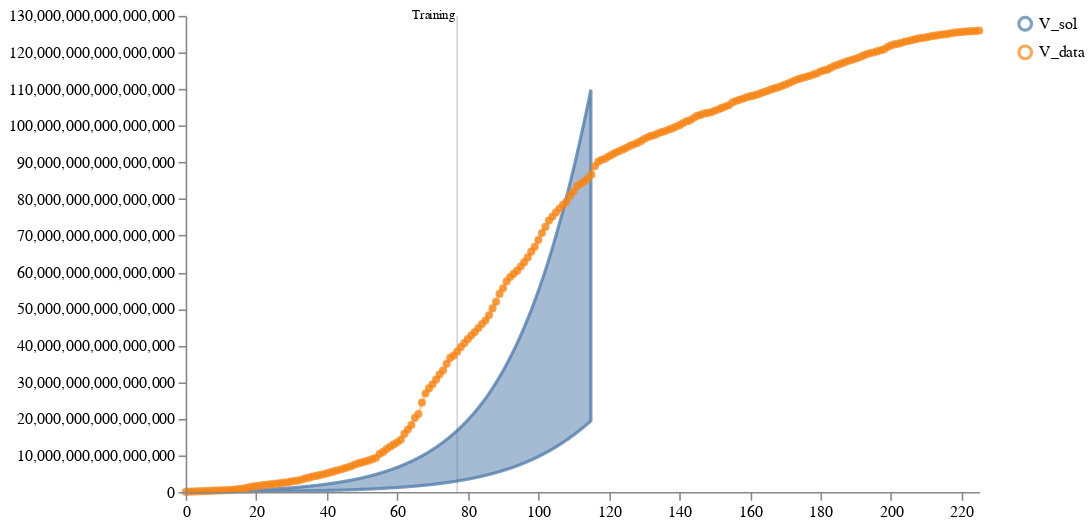

The notebook cell saved with this chart:
### Markdown cell above
## Plot measured viral load data against uncalibrated model viral load

### Code cell
schema = plots.trajectories(pd.DataFrame(prior_samples["data"]), subset="V_sol",
                            markers={"Training": 77},
                            points=data_whole.reset_index(drop=True).rename(columns={"V":"V_data"}))
schema = plots.pad(schema, 5)
plots.ipy_display(schema)

### Figure 1 — Vega specification as saved in the notebook (floating-point values rounded to 4 significant figures; data arrays with more than 128 entries replaced by an {"elided": "..."} marker saying what was removed)
{"$schema": "https://vega.github.io/schema/vega/v5.json", "axes": [{"name": "x_axis", "orient": "bottom", "scale": "xscale", "zindex": 100}, {"name": "y_axis", "orient": "left", "scale": "yscale", "zindex": 100}], "data": [{"name": "distributions", "values": {"elided": "1150 records"}}, {"name": "traces", "transform": [{"expr": "isValid(datum.value)", "type": "filter"}], "values": []}, {"name": "points", "values": {"elided": "226 records"}}, {"name": "markers", "values": [{"label": "Training", "timepoint": 77}]}, {"name": "selected", "on": [{"remove": true, "trigger": "clear"}, {"remove": true, "trigger": "!shift"}, {"insert": "clicked", "trigger": "!shift && clicked"}, {"toggle": "clicked", "trigger": "shift && clicked"}]}], "height": 300, "legends": [{"encode": {"labels": {"interactive": true, "name": "legendLabel", "update": {"opacity": [{"test": "!length(data('selected')) || indata('selected', 'value', datum.value)", "value": 1}, {"value": 0.25}]}}, "symbols": {"interactive": true, "name": "legendSymbol", "update": {"fill": {"value": "transparent"}, "opacity": [{"test": "!length(data('selected')) || indata('selected', 'value', datum.value)", "value": 0.7}, {"value": 0.15}], "size": {"value": 64}, "strokeWidth": {"value": 2}}}}, "name": "color_legend", "stroke": "color"}], "marks": [{"from": {"facet": {"data": "points", "groupby": "trajectory", "name": "points_split"}}, "marks": [{"encode": {"hover": {"fillOpacity": {"value": 0.9}}, "update": {"fill": {"field": "trajectory", "scale": "color"}, "fillOpacity": [{"test": "!length(data('selected')) || indata('selected', 'value', datum.trajectory)", "value": 0.5}, {"value": 0.15}], "size": {"value": 10}, "stroke": {"field": "trajectory", "scale": "color"}, "strokeOpacity": [{"test": "!length(data('selected')) || indata('selected', 'value', datum.trajectory)", "value": 0.75}, {"value": 0.15}], "strokeWidth": {"value": 2}, "tooltip": {"field": "value"}, "x": {"field": "timepoint", "scale": "xscale"}, "y": {"field": "value", "scale": "yscale"}}}, "from": {"data": "points"}, "name": "_points_symbol", "type": "symbol", "zindex": 3}, {"encode": {"hover": {"fillOpacity": {"value": 0.9}}, "update": {"interpolate": {"value": "linear"}, "stroke": {"field": "trajectory", "scale": "color"}, "strokeOpacity": [{"test": "!length(data('selected')) || indata('selected', 'value', datum.trajectory)", "value": 0.3}, {"value": 0.1}], "strokeWidth": {"value": 2}, "x": {"field": "timepoint", "scale": "xscale"}, "y": {"field": "value", "scale": "yscale"}}}, "from": {"data": "points"}, "name": "_points_line", "type": "line", "zindex": 3}], "name": "_points", "type": "group", "zindex": 3}, {"from": {"facet": {"data": "traces", "groupby": "trajectory", "name": "traces_split"}}, "marks": [{"encode": {"hover": {"fillOpacity": {"value": 0.9}}, "update": {"interpolate": {"value": "linear"}, "stroke": {"field": "trajectory", "scale": "color"}, "strokeOpacity": [{"test": "!length(data('selected')) || indata('selected', 'value', datum.trajectory)", "value": 0.75}, {"value": 0.15}], "strokeWidth": {"value": 2}, "x": {"field": "timepoint", "scale": "xscale"}, "y": {"field": "value", "scale": "yscale"}}}, "from": {"data": "traces_split"}, "name": "_traces_lines", "type": "line"}], "name": "_traces", "type": "group", "zindex": 2}, {"from": {"facet": {"data": "distributions", "groupby": "trajectory", "name": "trajectory_split"}}, "marks": [{"encode": {"hover": {"fillOpacity": {"value": 0.9}}, "update": {"fill": {"field": "trajectory", "scale": "color"}, "fillOpacity": [{"test": "!length(data('selected')) || indata('selected', 'value', datum.trajectory)", "value": 0.5}, {"value": 0.15}], "interpolate": {"value": "linear"}, "stroke": {"field": "trajectory", "scale": "color"}, "strokeOpacity": [{"test": "!length(data('selected')) || indata('selected', 'value', datum.trajectory)", "value": 0.75}, {"value": 0.15}], "strokeWidth": {"value": 2}, "x": {"field": "timepoint", "scale": "xscale"}, "y": {"field": "upper", "scale": "yscale"}, "y2": {"field": "lower", "scale": "yscale"}}}, "from": {"data": "trajectory_split"}, "type": "area"}], "name": "_distributions", "type": "group", "zindex": 1}, {"marks": [{"encode": {"enter": {"stroke": {"value": "lightgray"}}, "update": {"opacity": {"value": 1}, "x": {"field": "timepoint", "scale": "xscale"}, "y": {"signal": "height"}, "y2": {"value": 0}}}, "from": {"data": "markers"}, "name": "_marker text", "type": "rule"}, {"encode": {"enter": {"fontSize": {"value": 8}, "text": {"field": "datum.label"}, "y": {"value": 0}}}, "from": {"data": "_marker text"}, "name": "_marker flags", "transform": [{"as": ["x", "_y", "opacity", "align", "baseline"], "lineAnchor": "start", "offset": [1], "size": {"signal": "[width, height]"}, "type": "label"}], "type": "text"}], "name": "_markers", "type": "group"}], "padding": 5, "scales": [{"domain": {"fields": [{"data": "distributions", "field": "timepoint"}, {"data": "traces", "field": "timepoint"}, {"data": "points", "field": "timepoint"}, {"data": "markers", "field": "timepoint"}]}, "name": "xscale", "range": "width", "type": "linear", "zero": false}, {"domain": {"fields": [{"data": "distributions", "field": "lower"}, {"data": "distributions", "field": "upper"}, {"data": "traces", "field": "value"}, {"data": "points", "field": "value"}]}, "name": "yscale", "nice": true, "range": "height", "type": "linear", "zero": true}, {"domain": {"fields": [{"data": "distributions", "field": "trajectory"}, {"data": "traces", "field": "trajectory"}, {"data": "points", "field": "trajectory"}]}, "name": "color", "range": "category", "type": "ordinal"}], "signals": [{"name": "clear", "on": [{"events": "mouseup[!event.item]", "force": true, "update": "true"}], "value": true}, {"name": "shift", "on": [{"events": "@legendSymbol:click, @legendLabel:click", "force": true, "update": "event.shiftKey"}], "value": false}, {"name": "clicked", "on": [{"events": "@legendSymbol:click, @legendLabel:click", "force": true, "update": "{value: datum.value}"}], "value": null}], "width": 500}
